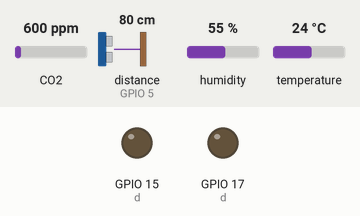
The sketch below on a simulated ESP32. On the bench: output pins drawn as LEDs (lit = HIGH). Inputs (shaded band) come from the test bench; at power-on: CO2 600 ppm, distance to the obstacle (sensor on GPIO 5) 80 cm, humidity 55 %, temperature 24 °C. The echo pulse lasts 58.3 µs per cm; WiFi joins after 1.5 s; servers stay silent unless stated; uploads are accepted with an empty reply; the local clock reads 2024-03-15 10:24:30 at power-on unless the sketch sets it; pins used as bus, display or sensor lines are not drawn; what the sketch prints to the serial monitor is not drawn.

Above: at 1.6 s.
At 30.3 s:
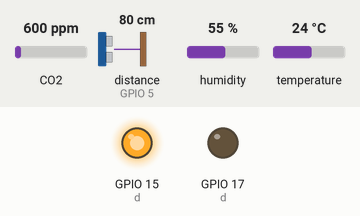
Timing chart, 0 to 31.8 s (numbered marks = the images above):
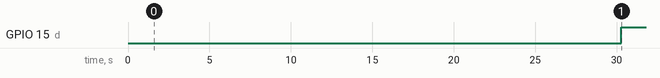

Measured:
- by itself, GPIO 15 (d): LOW → HIGH at 30.3 s

The sketch:

codigoarduin.ino
```cpp
#include <Arduino.h>
#include "DHT.h"
#include "MQ135.h"
#include "ArduinoJson.h"
#include <WiFi.h>
#include <HTTPClient.h>
#include <SoftwareSerial.h>
#include <Wire.h>

#include "RTClib.h"

#define ANALOGPIN 14
#define DHTPIN 4
#define DHTTYPE DHT11

#define trigPin  2
#define echoPin  5
//propias del dispositivo
#define pisoMax 5
#define Dispositivo 1
//variable e enviar en json
int piso=0;
float temperatura=0;
float humedad=0;
float air_cual=0;


// defines variables

char responseBuffer[300];
WiFiClient client;

const char* SSID = "Gustavo";
const char* PASS = "lalalala";

const char* SERVER_IP = "192.168.43.158";
int SERVER_PORT = 8080;

DateTime now ;
unsigned long prevTiempo = 0;
const long intervalo = 1000; // tiempo en ms
long duration;
int distance;
int d=17;
int mov=0;
int first=0;

//funciones
RTC_DS1307 RTC;
MQ135 gasSensor = MQ135(ANALOGPIN);
DHT dht(DHTPIN, DHTTYPE);

void setup() {
  Serial.begin(9600);
  WiFi.begin(SSID, PASS);

  Serial.print("Connecting...");
  while (WiFi.status() != WL_CONNECTED){
    delay(500);
    Serial.print(".");
  }
  Serial.print("Connected, IP address: ");
  Serial.print(WiFi.localIP());
  Wire.begin();
  RTC.begin();
  //RTC.adjust(DateTime(2020, 5, 16, 18, 41, 15));

 // Serial.println(F("DHTxx test!"));
  pinMode(trigPin, OUTPUT); // Sets the trigPin as an Output
  pinMode(echoPin, INPUT); // Sets the echoPin as an Input
//  pinMode(boton,INPUT);
  pinMode(15, OUTPUT);//subir
  pinMode(17, OUTPUT);//bajar
  pinMode(27, INPUT);
  pinMode(25, INPUT);
  dht.begin();
}

void loop() {
  if(piso==pisoMax || piso==0){
    digitalWrite(15,LOW);
  digitalWrite(17,LOW);
    mov=0;
  }
  now = RTC.now();


  if(now.second()==0 && mov==0){
    mov=1;
    if(d==15){
    d=17;
      }else{
    d=15;
    }
     leeTemyHum();
     leecalidad();
     ///////////////////////////////////Aqui enviar el json///////////////////////

 sendPostRequest();
  Serial.print("temperatura= ");
  Serial.println(temperatura);
  Serial.print("humedad= ");
  Serial.println(humedad);
  Serial.print("calidad del aire= ");
  Serial.println(air_cual);
  Serial.print("piso= ");
  Serial.println(piso);

    ////////////////////////////////////////////////////////////////////////////
    piso = -1;
    first = 1;
  digitalWrite(15,LOW);
  digitalWrite(17,LOW);
  digitalWrite(d,HIGH);
  }
  if((piso!=pisoMax && piso!=0) ){

   mov=1;


  leedistancia();
  //Serial.println(distance);
  if(distance<10){
    if(first==1){
      if (d==15){
      piso=0;}
      else{
        piso=pisoMax;
      }
      first=0;
    }
  digitalWrite(15,LOW);
  digitalWrite(17,LOW);

  delay(5000);
  if(d==15){
    piso++;
  }else{
    piso--;
  }
  leeTemyHum();
  leecalidad();
///////////////////////////////////Aqui enviar el json///////////////////////

 sendPostRequest();
Serial.print("temperatura= ");
  Serial.println(temperatura);
  Serial.print("humedad= ");
  Serial.println(humedad);
  Serial.print("calidad del aire= ");
  Serial.println(air_cual);
  Serial.print("piso= ");
  Serial.println(piso);
  Serial.print("Hora: ");
  Serial.println(now.unixtime());

  Serial.print(now.year());
  Serial.print("-");
  Serial.print(now.month());
  Serial.print(":");
  Serial.print(now.day());

////////////////////////////////////////////////////////////////////////////
  digitalWrite(d,HIGH);
  delay(2000);


  }


}


}


void leedistancia(){

// Clears the trigPin
digitalWrite(trigPin, LOW);
delayMicroseconds(2);

// Sets the trigPin on HIGH state for 10 micro seconds
digitalWrite(trigPin, HIGH);
delayMicroseconds(10);
digitalWrite(trigPin, LOW);

// Reads the echoPin, returns the sound wave travel time in microseconds
duration = pulseIn(echoPin, HIGH);

// Calculating the distance
distance= duration*0.034/2;

// Prints the distance on the Serial Monitor

}
void leeTemyHum(){
  float h = dht.readHumidity();
  float t = dht.readTemperature();
  if (isnan(h) || isnan(t) ) {
    Serial.println(F("Failed to read from DHT sensor!"));
    return;
  }
  float hic = dht.computeHeatIndex(t, h, false);

  humedad=h;
  temperatura=t;

}
void leecalidad(){
  // put your main code here, to run repeatedly:
float rzero = gasSensor.getRZero(); //this to get the rzero value, uncomment this to get ppm value
float ppm = gasSensor.getPPM(); // this to get ppm value, uncomment this to get rzero value
//Serial.println(rzero); // this to display the rzero value continuously, uncomment this to get ppm value
air_cual=ppm; // this to display the ppm value continuously, uncomment this to get rzero value

}
void sendPostRequest(){
  if (WiFi.status() == WL_CONNECTED){
    HTTPClient http;
   http.begin(client, SERVER_IP, SERVER_PORT, "/lap/sensor/values", true);
   Serial.println("hola");
    //http.begin("192.168.43.158:8080/lap/sensor/values");
   // http.startRequest(SERVER_IP,SERVER_PORT,"/v2/5185415ba171ea3a00704eed","POST",null)
    http.addHeader("Content-Type", "application/json");

    const size_t capacity = JSON_OBJECT_SIZE(7) + JSON_ARRAY_SIZE(7) + 60;
    DynamicJsonDocument doc(capacity);
    doc["idDispositivo"] = Dispositivo;
    doc["temperatura"] = temperatura;
    doc["humedad"] =humedad;
    doc["calidad_aire"] =air_cual;
    doc["timestamp"] = now.unixtime();
    doc["location"]= piso;
    String output;
    serializeJson(doc, output);
    int httpCode = http.PUT(output);
    //int httpCode = http.POST(output);
    Serial.print("Response code: " );
    Serial.println(httpCode);
    String payload = http.getString();

    Serial.print("Resultado: ");
    Serial.println( payload);
  }
  }
```
